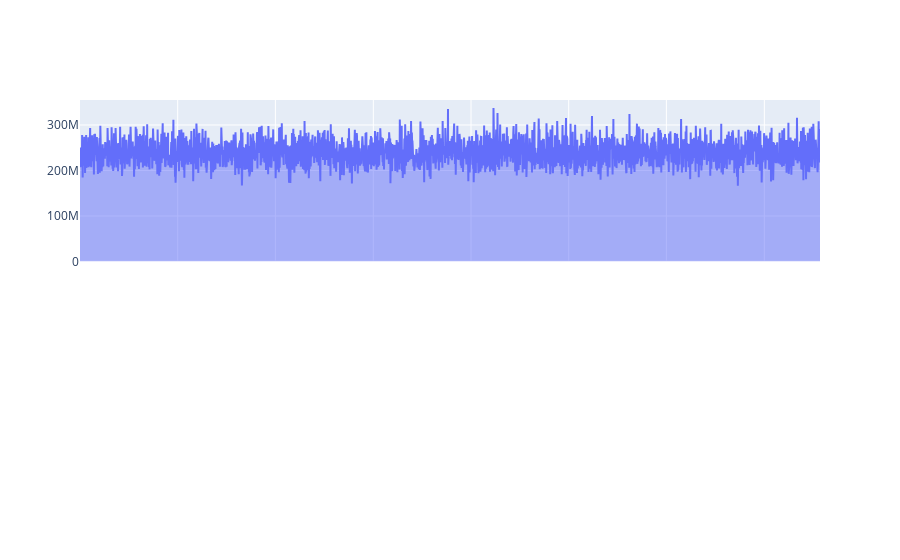

Notebook cell for this chart:
### Code cell
df1 = data.groupby(['Order Date','Order Priority']).agg(
    SUM_SALES=('Sales','sum')
    , NUNIQUE_COUNTRY=('Country', 'nunique')
    , UNIQUE_COUNTRY_LIST=('Country', 'unique')
).reset_index()

df1['Nunique country from list'] = df1['UNIQUE_COUNTRY_LIST'].apply(lambda country_list: len(country_list))
fig = make_subplots(rows=2, cols=1, shared_xaxes=True)


fig.add_trace(
    go.Scatter(x=df_sales["Order date"], y=df_sales["Sales"], fill='tozeroy',mode="lines", name="Sales"),
    row=1, col=1
)

### Figure 1 — Plotly figure (JSON) as saved in the notebook; plotly's stock layout.template omitted (floating-point values rounded to 4 significant figures; data arrays with more than 128 entries replaced by an {"elided": "..."} marker saying what was removed)
{"data": [{"fill": "tozeroy", "mode": "lines", "name": "Sales", "type": "scatter", "x": {"elided": "2766 str values"}, "xaxis": "x", "y": {"elided": "2766 float values"}, "yaxis": "y"}], "layout": {"xaxis": {"anchor": "y", "domain": [0, 1], "matches": "x2", "showticklabels": false}, "xaxis2": {"anchor": "y2", "domain": [0, 1]}, "yaxis": {"anchor": "x", "domain": [0.575, 1]}, "yaxis2": {"anchor": "x2", "domain": [0, 0.425]}}}
